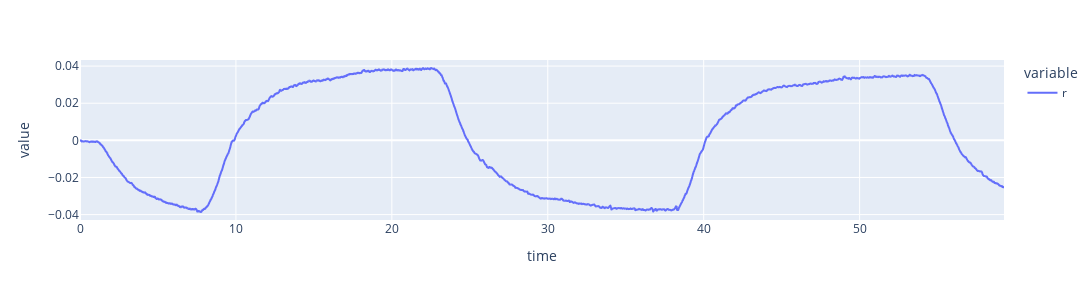

The code cell stored with this chart in its notebook:
### Markdown cell above
## Yaw rate

### Code cell
px.line(data_frame=df, y=['r'], width=1400, height=300,)

### Figure 1 — Plotly figure (JSON) as saved in the notebook; plotly's stock layout.template omitted (floating-point values rounded to 4 significant figures; data arrays with more than 128 entries replaced by an {"elided": "..."} marker saying what was removed)
{"data": [{"hovertemplate": "variable=r<br>time=%{x}<br>value=%{y}<extra></extra>", "legendgroup": "r", "line": {"color": "#636efa", "dash": "solid"}, "mode": "lines", "name": "r", "showlegend": true, "type": "scattergl", "x": {"elided": "5927 float values"}, "xaxis": "x", "y": {"elided": "5927 float values"}, "yaxis": "y"}], "layout": {"height": 300, "legend": {"title": {"text": "variable"}, "tracegroupgap": 0}, "margin": {"t": 60}, "width": 1400, "xaxis": {"anchor": "y", "autorange": true, "domain": [0, 1], "range": [0, 59.26], "title": {"text": "time"}, "type": "linear"}, "yaxis": {"anchor": "x", "autorange": true, "domain": [0, 1], "range": [-0.0429, 0.04328], "title": {"text": "value"}, "type": "linear"}}}
